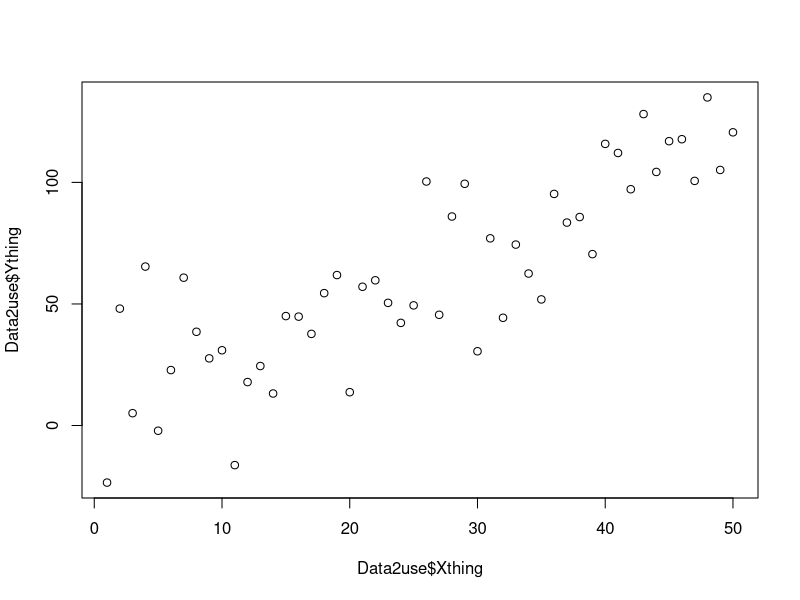

The R script that drew this image: (Note: this script raises an error after producing the figure.)
## ---- chunk 1
head(iris) # this will give us a view of the dataframe iris
str(iris)# this will give us the structure of the dataframe
## ---- chunk 2
n = 50
x = 1:n
y = rnorm(n,10+2*x, 20)
z = rnorm(n, 5+3*x, 10)
Categors = rep(c("E","D","C","B","A"),each=n/5)
MoreCats = rep(c("a1","a2","a6","a4","a5","a6","a3","a8","a9","a2"),each=n/10)
Data2use = data.frame(Xthing=x,Ything=y, Zthing=z, Cats = Categors,MoreCats= MoreCats)
## ---- chunk 3
plot(Data2use$Xthing, Data2use$Ything, type="p")
plot(Data2use$Xthing,Data2use$Ything,col=Data2use$Cats) #fails,how to fix?
plot(Data2use$Xthing,Data2use$Ything,col=factor(Data2use$Cats)) #works now
legend("topleft",c("A","B","C","D","E"),pch = 1,col = 1:5) #is this legend right?

## ---- chunk 4
#install.packages("tidyverse")
library(tidyverse)
ggplot(Data2use, aes(x=Xthing,y=Ything))+geom_point()
ggplot(Data2use, aes(x=Xthing,y=Ything, colour = Cats))+
geom_point()
## ---- chunk 5
ggplot(Data2use, aes(x=Xthing,y=Ything))+
geom_point()
ggplot(Data2use, aes( y=Ything ))+
geom_boxplot()
ggplot(Data2use, aes( y=Ything ))+
geom_density()
## ---- chunk 6
ggplot(Data2use, aes(x=Xthing,y=Ything))+
geom_point()+
geom_smooth()

ggplot(Data2use, aes(x=Xthing,y=Ything,colour=Cats))+
geom_point()+
geom_smooth(formula = y~x)
ggplot(Data2use, aes(x=Xthing,y=Ything))+
geom_point(aes(colour=Cats))+
geom_smooth(formula = y~x)
## ---- chunk 7
ggplot(data = mpg)
## ---- chunk 8
dim(mpg)# gives the dimession of the dataframe 234 rows (observations) and 11 columns (variables)
str(mpg)# gives the structure of the dataframe
## ---- chunk 9
?mpg
## ---- chunk 10
ggplot(mpg,aes(x=cyl,y=hwy))+
         geom_point()
## ---- chunk 11
ggplot(mpg,aes(x=class,y=drv))+
         geom_point()
## ---- chunk 12
ggplot(Data2use,aes(x=Cats,y=Ything))+
geom_point()+
theme(axis.text.x = element_text(angle = 90, vjust = 0.5, hjust=1))

ggplot(Data2use,aes(x=Cats,y=Ything))+
geom_jitter()+
theme(axis.text.x = element_text(angle = 90, vjust = 0.5, hjust=1))
## ---- chunk 13
ggplot(Data2use, aes(x=Xthing,y=Ything, shape = Cats, colour = MoreCats))+
geom_point()

ggplot(Data2use, aes(x=Xthing,y=Ything, colour = Cats, alpha = Zthing))+
geom_point()
## ---- chunk 14
ggplot(Data2use,aes(x=Xthing,y=Ything))+
geom_point()+
facet_wrap( ~Cats)

ggplot(Data2use,aes(x=Xthing,y=Ything))+
geom_point()+
facet_wrap( MoreCats~Cats)
